Frame 1 (no input): blank canvas, image omitted
Frame 60 (no input): blank canvas, image omitted
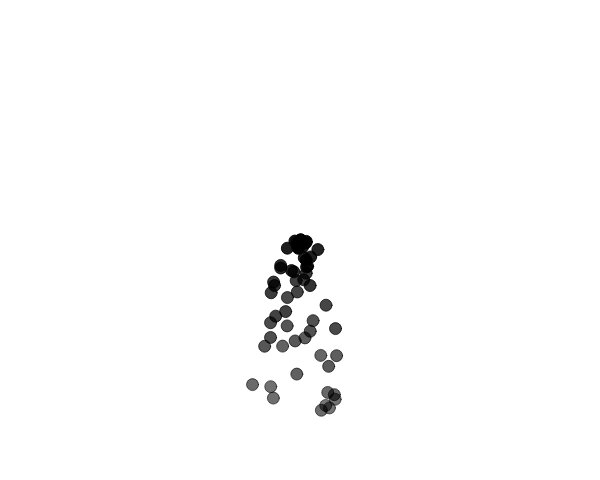
Frame 120 (the mouse pressed at the canvas centre since frame 60)

The p5.js sketch whose frames 1 and 60 were blank and that drew this single picture after the mouse press (run headless with seeded random() and noise() and a simulated clock; from frame 60 on, the mouse is pressed at the canvas centre):

// p5.js sketch
// ── sketch.js
// multiple particle systems (gushing hose of particles) based on mouse clicks!
// encapsulation

let partSystem = [];

function setup() {
	createCanvas(600, 480);
}

function draw() {
  background(255);

	if (partSystem.length > 0) {
	  for (let i = partSystem.length - 1; i >= 0; i--) {
	    partSystem[i].addPart();
	    partSystem[i].run();
	  }
  }
}

function mousePressed() { // add ParticleSystem on mouse click
	partSystem.push(new ParticleSystem(mouseX, mouseY));
}

class ParticleSystem { // ParticleSystem class now refers to Particle class
	constructor(x, y) {
		this.x = x;
		this.y = y;
		this.particles = []; // array of Particles for each ParticleSystem
	}

	addPart() { // when partSystem.length > 0, this runs in draw()
		this.particles.push(new Particle(this.x, this.y));
	}

	run() {
		for (let p = this.particles.length - 1; p >= 0; p--) {
			this.particles[p].move(); // move() is in Particle class
			this.particles[p].draw(); // draw() is in Particle class
		  if (this.particles[p].isDead()) { // isDead() is in Particle class
			  this.particles.splice(p, 1);
		  }
	  }
	}
}

class Particle {
	constructor(x, y) {
		this.loc = createVector(x, y);
		this.vel = createVector(random(-1, 1), random(-0.5, 0.5));
		this.acc = createVector(0, 0.1);
		this.lifespan = 255;
	}

	isDead() {
		if (this.lifespan <= 0) {
			return true;
		}
		else {
			return false;
		}
	}

	move() {
		this.vel.add(this.acc);
		this.loc.add(this.vel);
	}

	draw() {
		stroke(0, this.lifespan);
		fill(0, this.lifespan);
		ellipse(this.loc.x, this.loc.y, 12, 12);
		this.lifespan -= 2;

	}
}
